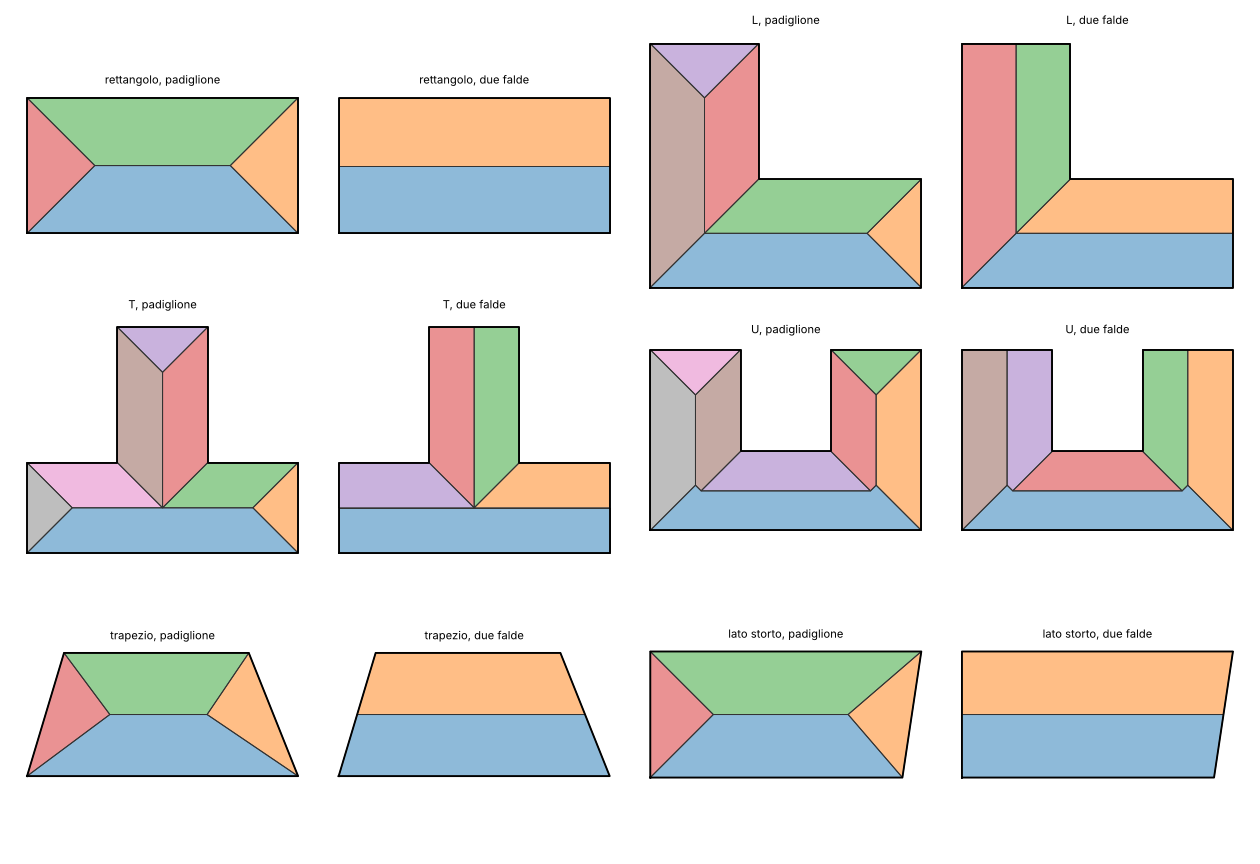

This chart was generated by the following Python code:
"""Prova per lo studio 16, tema A: lo scheletro dritto (straight skeleton) come generatore dei tetti a
padiglione e a due falde su piante qualsiasi.

Che cosa prova:
- lo scheletro di polyskel (Felkel e Obdržálek 1998, LGPL-3, github.com/Botffy/polyskel) su sei piante:
  rettangolo, L, T, U, trapezio, rettangolo con un lato corto storto;
- le facce del tetto ricavate dallo scheletro con shapely (polygonize): una faccia per lato di gronda, tutte
  insieme coprono la pianta, ogni nodo dello scheletro è equidistante dai lati che lo generano (il tetto a
  padiglione con pendenze uguali);
- le due falde con le testate: i lati scelti come testata vengono spinti lontano prima dello scheletro e le
  facce vengono poi ritagliate sulla pianta (lo stesso effetto di un peso infinito sul lato);
- il tempo di calcolo.

Lancio (polyskel non è nel repository: si clona a parte):
    git clone https://github.com/Botffy/polyskel /tmp/polyskel && pip install euclid3
    python docs/studio/16-prove/scheletro.py --polyskel /tmp/polyskel [--png docs/studio/16-prove/scheletro.png]
"""

from __future__ import annotations

import argparse
import math
import sys
import time

from shapely.geometry import LineString, MultiLineString, Polygon
from shapely.ops import polygonize, unary_union

PLANS = {
    "rettangolo": [(0, 0), (20, 0), (20, 10), (0, 10)],
    "L": [(0, 0), (20, 0), (20, 8), (8, 8), (8, 18), (0, 18)],
    "T": [(0, 0), (24, 0), (24, 8), (16, 8), (16, 20), (8, 20), (8, 8), (0, 8)],
    "U": [(0, 0), (24, 0), (24, 16), (16, 16), (16, 7), (8, 7), (8, 16), (0, 16)],
    "trapezio": [(0, 0), (22, 0), (18, 10), (3, 10)],
    "lato storto": [(0, 0), (20, 0), (21.5, 10), (0, 10)],
}
# per le due falde con le testate: quali lati (indice del lato da vertice i a i+1) sono testate
GABLE_ENDS = {"rettangolo": [1, 3], "L": [1, 4], "T": [1, 4, 7], "U": [2, 6], "trapezio": [1, 3], "lato storto": [1, 3]}


def for_polyskel(ring):
    """polyskel ragiona con l'asse y verso il basso: nel nostro sistema (y verso Nord) vuole il contorno orario."""
    area = sum(a[0] * b[1] - b[0] * a[1] for a, b in zip(ring, ring[1:] + ring[:1], strict=True))
    return list(ring) if area < 0 else list(reversed(ring))


def skeleton_arcs(polyskel, ring):
    """Gli archi dello scheletro come segmenti, e i nodi con la loro altezza (distanza dai lati)."""
    subtrees = polyskel.skeletonize(for_polyskel(ring), [])
    arcs, nodes = [], []
    for st in subtrees:
        s = (float(st.source.x), float(st.source.y))
        nodes.append((s, float(st.height)))
        for k in st.sinks:
            arcs.append((s, (float(k.x), float(k.y))))
    return arcs, nodes


def faces_of(ring, arcs):
    """Le facce del tetto: le regioni chiuse tra il contorno e gli archi dello scheletro."""
    edges = [LineString([a, b]) for a, b in zip(ring, ring[1:] + ring[:1], strict=True)]
    edges += [LineString([a, b]) for a, b in arcs if a != b]
    merged = unary_union(MultiLineString([e for e in edges if e.length > 1e-9]))
    return [f for f in polygonize(merged) if f.area > 1e-6]


def supporting_edge(face, ring, tol=1e-6):
    """Il lato della pianta che la faccia contiene (la sua gronda), o None."""
    found = []
    for i, (a, b) in enumerate(zip(ring, ring[1:] + ring[:1], strict=True)):
        seg = LineString([a, b])
        if face.boundary.buffer(tol).contains(seg) or seg.intersection(face.boundary).length > seg.length - 1e-3:
            found.append(i)
    return found


def dist_to_line(p, a, b):
    ax, ay = a
    bx, by = b
    dx, dy = bx - ax, by - ay
    return abs(dy * (p[0] - ax) - dx * (p[1] - ay)) / math.hypot(dx, dy)


def check_equidistant(ring, faces, nodes):
    """Ogni nodo dello scheletro deve stare alla stessa distanza dai lati delle facce che lo toccano, e quella
    distanza è la sua altezza: con pendenze uguali, il tetto è una sola superficie continua."""
    from shapely.geometry import Point
    worst = 0.0
    for p, h in nodes:
        here = Point(p)
        ds = [dist_to_line(p, ring[i], ring[(i + 1) % len(ring)])
              for f in faces if f.exterior.distance(here) < 1e-6 for i in supporting_edge(f, ring)]
        if len(ds) >= 2:
            worst = max(worst, max(ds) - min(ds), abs(h - sum(ds) / len(ds)))
    return worst


def hip_polyskel(polyskel, ring):
    arcs, nodes = skeleton_arcs(polyskel, ring)
    return arcs, nodes, faces_of(ring, arcs)


def hip_bpypolyskel(bpy, ring):
    """bpypolyskel (GPL-3, prochitecture): polygonize dà direttamente le facce, con l'altezza nei vertici."""
    from mathutils import Vector
    ring = for_polyskel(ring)[::-1]              # bpypolyskel vuole il contorno antiorario con y verso Nord
    verts = [Vector((x, y, 0.0)) for x, y in ring]
    faces_idx = bpy.polygonize(verts, 0, len(ring), None, 0.0, 1.0)
    faces = [Polygon([(verts[i].x, verts[i].y) for i in f]) for f in faces_idx]
    nodes = [((v.x, v.y), v.z) for v in verts[len(ring):]]
    arcs = []
    for f in faces_idx:
        for a, b in zip(f, f[1:] + f[:1], strict=True):
            if a >= len(ring) or b >= len(ring):
                arcs.append(((verts[a].x, verts[a].y), (verts[b].x, verts[b].y)))
    return arcs, nodes, faces


def hip_cgal(binary, ring):
    """Il programma C++ accanto (scheletro_cgal.cpp): le facce con l'altezza di ogni vertice."""
    import subprocess
    text = f"{len(ring)}\n" + "".join(f"{x} {y}\n" for x, y in ring)
    out = subprocess.run([binary], input=text, capture_output=True, text=True, check=True).stdout
    faces, nodes, arcs = [], [], []
    for line in out.splitlines():
        parts = line.split()
        if parts[0] != "face":
            raise RuntimeError(out.strip())
        vals = [float(v) for v in parts[1:]]
        pts = [(vals[i], vals[i + 1], vals[i + 2]) for i in range(0, len(vals), 3)]
        faces.append(Polygon([(x, y) for x, y, _z in pts]))
        nodes += [((x, y), z) for x, y, z in pts if z > 1e-9]
        arcs += [((a[0], a[1]), (b[0], b[1])) for a, b in zip(pts, pts[1:] + pts[:1], strict=True) if a[2] > 1e-9 or b[2] > 1e-9]
    return arcs, nodes, faces


BACKEND = {}


def hip(_unused, ring):
    return BACKEND["hip"](ring)


def extended_for_gables(ring, ends, far=1000.0):
    """La pianta con i lati di testata spinti lontano lungo le gronde che li toccano: la faccia della testata
    finisce fuori dalla pianta e le due falde accanto si allungano sulle loro linee di gronda (l'effetto di un
    peso infinito sul lato, come nello scheletro pesato)."""
    pts = list(ring)
    n = len(pts)
    out = list(pts)
    for i in ends:
        a, b = pts[i], pts[(i + 1) % n]
        prev_a = pts[(i - 1) % n]
        next_b = pts[(i + 2) % n]
        da = (a[0] - prev_a[0], a[1] - prev_a[1])
        db = (b[0] - next_b[0], b[1] - next_b[1])
        la, lb = math.hypot(*da), math.hypot(*db)
        out[i] = (out[i][0] + da[0] / la * far, out[i][1] + da[1] / la * far)
        out[(i + 1) % n] = (out[(i + 1) % n][0] + db[0] / lb * far, out[(i + 1) % n][1] + db[1] / lb * far)
    return out


def gable(polyskel, ring, ends):
    big = extended_for_gables(ring, ends)
    arcs, nodes, big_faces = hip(polyskel, big)
    footprint = Polygon(ring)
    faces = []
    for f in big_faces:
        if any(i in ends for i in supporting_edge(f, big)):
            continue                       # la faccia della testata: un muro, non una falda
        clipped = f.intersection(footprint)
        parts = getattr(clipped, "geoms", [clipped])
        faces += [g for g in parts if g.geom_type == "Polygon" and g.area > 1e-6]
    return arcs, nodes, faces


def random_plan(rng):
    """Una pianta rettilinea a caso: un rettangolo con 1-3 rientranze o sporgenze sui lati, quote in metri."""
    w, h = rng.uniform(8, 40), rng.uniform(6, 30)
    poly = Polygon([(0, 0), (w, 0), (w, h), (0, h)])
    for _k in range(rng.randint(1, 3)):
        bw, bh = rng.uniform(2, w / 2), rng.uniform(2, h / 2)
        x, y = rng.uniform(0, w - bw), rng.choice([-bh + 0.0, h - 0.0])
        bump = Polygon([(x, y), (x + bw, y), (x + bw, y + bh), (x, y + bh)])
        poly = poly.union(bump) if rng.random() < 0.5 else poly.difference(bump)
        if poly.geom_type != "Polygon" or poly.area < 20:
            return None
    poly = poly.simplify(0)                      # senza vertici allineati: polyskel li toglie da sé
    ring = [(round(x, 3), round(y, 3)) for x, y in poly.exterior.coords[:-1]]
    return ring if len(ring) >= 4 else None


def stress(polyskel, n):
    """Piante rettilinee a caso: quante vengono esatte (una faccia per lato, nodi equidistanti a 1e-6), quante
    solo approssimate (copertura intera, nodi fuori posto fino a 5 cm: facce fuse, come fa bpypolyskel per i
    tetti di OSM) e quante sbagliate o fallite."""
    import random
    rng = random.Random(16)
    tried = exact = near = 0
    failures = []
    t = time.perf_counter()
    while tried < n:
        ring = random_plan(rng)
        if ring is None:
            continue
        tried += 1
        try:
            arcs, nodes, faces = hip(polyskel, ring)
            area = Polygon(ring).area
            covered = abs(unary_union(faces).area - area) < 1e-3 * area
            one_each = len(faces) == len(ring) and all(len(supporting_edge(f, ring)) == 1 for f in faces)
            worst = check_equidistant(ring, faces, nodes)
        except Exception as error:      # noqa: BLE001
            failures.append((ring, f"{type(error).__name__}: {error}"))
            continue
        if covered and one_each and worst < 1e-6:
            exact += 1
        elif covered and worst < 0.05:
            near += 1
        else:
            failures.append((ring, f"{len(faces)} facce per {len(ring)} lati, nodi fuori di {worst:.3f} m"))
    print(f"piante casuali: {tried}, esatte {exact}, approssimate {near}, sbagliate o fallite {len(failures)} "
          f"({(time.perf_counter() - t) * 1000 / tried:.1f} ms l'una)")
    for ring, why in failures[:3]:
        print("  sbagliata:", why, "pianta", ring)


def report(name, ring, arcs, nodes, faces, seconds, kind):
    area = Polygon(ring).area
    covered = unary_union(faces).area
    supported = [supporting_edge(f, ring) for f in faces]
    one_each = all(len(s) == 1 for s in supported)
    worst = check_equidistant(ring, faces, nodes) if kind == "padiglione" else float("nan")
    print(f"{name:12s} {kind:10s} facce {len(faces):2d}  archi {len(arcs):2d}  copertura {covered / area * 100:6.2f}%  "
          f"una gronda per faccia: {'sì' if one_each else 'NO'}  equidistanza max {worst:.2e}  {seconds * 1000:.1f} ms")
    return {"faces": len(faces), "coverage": covered / area, "one_each": one_each, "worst": worst}


def main():
    ap = argparse.ArgumentParser()
    ap.add_argument("--backend", default="polyskel", choices=("polyskel", "bpypolyskel", "cgal"))
    ap.add_argument("--polyskel", default="", help="directory of the polyskel clone")
    ap.add_argument("--bpypolyskel", default="", help="directory of the bpypolyskel clone (needs mathutils)")
    ap.add_argument("--cgal", default="", help="the compiled scheletro_cgal.cpp")
    ap.add_argument("--png", default="", help="where to draw the six cases")
    ap.add_argument("--stress", type=int, default=0, help="also try this many random rectilinear plans")
    args = ap.parse_args()
    polyskel = None
    if args.backend == "polyskel":
        sys.path.insert(0, args.polyskel)
        import logging

        import polyskel  # noqa: E402
        polyskel.log.setLevel(logging.ERROR)
        BACKEND["hip"] = lambda ring: hip_polyskel(polyskel, ring)
    elif args.backend == "bpypolyskel":
        sys.path.insert(0, args.bpypolyskel)
        from bpypolyskel import bpypolyskel  # noqa: E402
        BACKEND["hip"] = lambda ring: hip_bpypolyskel(bpypolyskel, ring)
    else:
        BACKEND["hip"] = lambda ring: hip_cgal(args.cgal, ring)
    print("backend:", args.backend)

    drawings = []
    for name, ring in PLANS.items():
        ring = [(float(x), float(y)) for x, y in ring]
        for kind in ("padiglione", "due falde"):
            t = time.perf_counter()
            try:
                if kind == "padiglione":
                    arcs, nodes, faces = hip(polyskel, ring)
                else:
                    arcs, nodes, faces = gable(polyskel, ring, GABLE_ENDS[name])
            except Exception as error:      # noqa: BLE001 (la prova dice che cosa è andato storto)
                print(f"{name:12s} {kind:10s} ERRORE {type(error).__name__}: {error}")
                continue
            report(name, ring, arcs, nodes, faces, time.perf_counter() - t, kind)
            drawings.append((f"{name}, {kind}", ring, faces))

    if args.stress:
        stress(polyskel, args.stress)

    if args.png:
        import matplotlib
        matplotlib.use("Agg")
        import matplotlib.pyplot as plt
        rows = (len(drawings) + 3) // 4
        fig, axes = plt.subplots(rows, 4, figsize=(14, 3.2 * rows))
        for ax in axes.flat:
            ax.set_axis_off()
        for ax, (title, ring, faces) in zip(axes.flat, drawings, strict=False):
            for f in faces:
                xs, ys = f.exterior.xy
                ax.fill(xs, ys, alpha=0.5)
                ax.plot(xs, ys, color="#333", linewidth=0.8)
            xs, ys = zip(*(ring + ring[:1]), strict=True)
            ax.plot(xs, ys, color="black", linewidth=1.5)
            ax.set_aspect("equal")
            ax.set_title(title, fontsize=9)
        fig.tight_layout()
        fig.savefig(args.png, dpi=90)
        print("disegno in", args.png)


if __name__ == "__main__":
    main()
